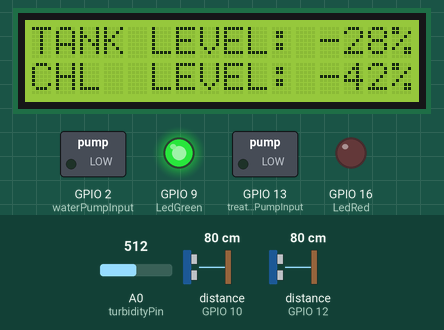
This sketch was run on a simulated ESP8266 (NodeMCU). Parts: 16×2 character LCD, switched loads named in the sketch (green lamp = pin HIGH), output pins drawn as LEDs (lit = HIGH). The inputs (shaded band) are chosen by the test bench; at power-on: distance to the obstacle (sensors on GPIO 10, GPIO 12) 80 cm, A0 (turbidityPin) = 512. The echo pulse lasts 58.3 µs per cm; WiFi joins after 1.5 s; servers stay silent unless stated; uploads are accepted with an empty reply; what the sketch prints to the serial monitor is not drawn.

Above: at 3.0 s.
3.1 s: distance to the obstacle (sensor on GPIO 10) set to 9 cm
At 3.7 s:
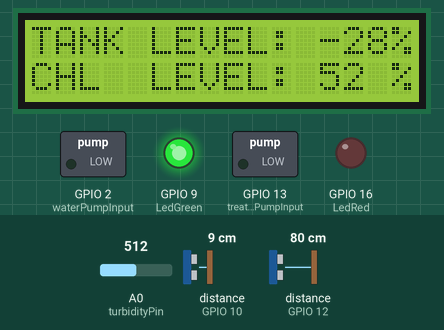
6.1 s: distance to the obstacle (sensor on GPIO 10) set to 6 cm
At 7.6 s:
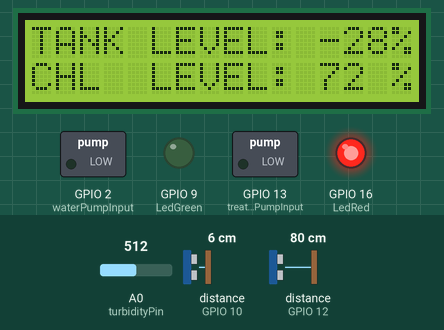
8.0 s: distance to the obstacle (sensor on GPIO 12) set to 2 cm
At 9.4 s:
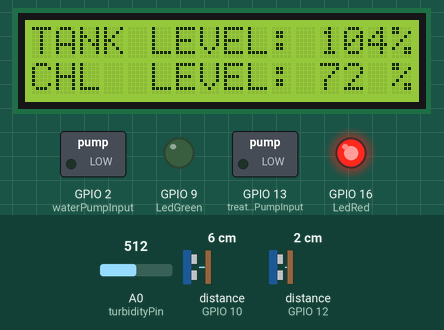
9.7 s: distance to the obstacle (sensor on GPIO 12) set to 4 cm
At 10.5 s:
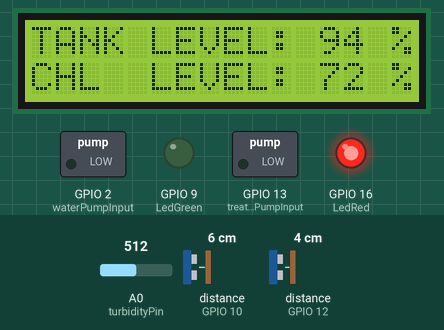
11.3 s: distance to the obstacle (sensor on GPIO 10) set to 2 cm
At 12.7 s:
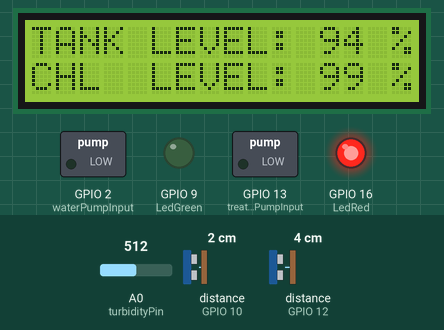
13.0 s: distance to the obstacle (sensor on GPIO 12) set to 9 cm
At 13.8 s:
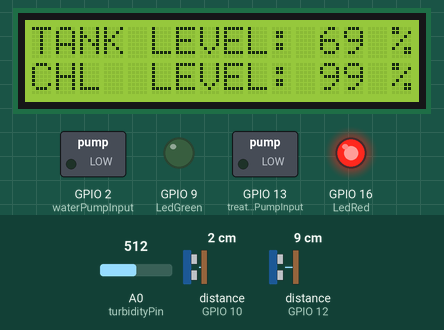
Timing chart, 0 to 15.6 s (numbered marks = the images above; inputs shaded):
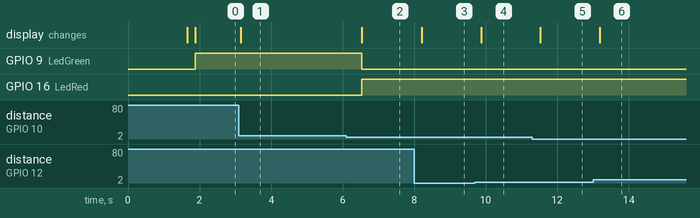

The sketch:

WaterMonitoringSystem.ino
```cpp
// Import the required libraries
#include <LiquidCrystal_I2C.h>
#include <ESP8266WiFi.h>
#include <ArduinoJson.h>
#include <HttpClient.h>
#include <NewPing.h>

// Define the WiFi credentials
const char *ssid = "Yasir's iPhone";
const char *password = "password@";

// Define the IP address and port of the server
const char *serverAddress = "172.16.0.103";
int serverPort = 3000;

// Define User credentials
const String email = "yasir@gmail.com";
const String userPassword = "123456";

// Define the pins used for the water and chlorine level sensors, pumps, and LEDs
const int waterTrigPin = 14;
const int waterEchoPin = 12;
const int chlorineTrigPin = 15;
const int chlorineEchoPin = 10;
int waterPumpInput = 2;
int treatmentPumpInput = 13;
int LedRed = 16;
int LedGreen = 9;
const int turbidityPin = A0;

// Define some global variables used for timing
unsigned long startMillis;
unsigned long currentMillis;
const unsigned long period = 1000 * 60 * 2; // 120 seconds

// Define some variables used to store data
long tankDuration;
long chlorineDuration;
long waterLevelPercentage;
long chlorineLevelPercentage;
int tankLevel;
int chlorineLevel;
float turbidity;
String token;

// Define the HTTP client object and the WiFi client object
WiFiClient client;
HttpClient httpClient = HttpClient(client, serverAddress, serverPort);

// Define the LCD object
LiquidCrystal_I2C lcd(0x27, 16, 2);

// Define the NewPing objects for the water and chlorine sensors
NewPing waterSensor(waterTrigPin, waterEchoPin);
NewPing chlorineSensor(chlorineTrigPin, chlorineEchoPin);

void setup()
{
  Serial.begin(115200);
  WiFi.begin(ssid, password);
  Serial.println("Connecting");
  while (WiFi.status() != WL_CONNECTED)
  {
    delay(500);
    Serial.print(".");
  }
  Serial.println("");
  Serial.print("Connected to WiFi network with IP Address: ");
  Serial.println(WiFi.localIP());

  lcd.begin(16, 2);
  lcd.init();
  lcd.backlight();
  lcd.setCursor(0, 0);

  lcd.print("TANK LEVEL: ");

  lcd.setCursor(0, 1);
  lcd.print("CHL  LEVEL: ");

  pinMode(waterPumpInput, OUTPUT);
  pinMode(treatmentPumpInput, OUTPUT);
  pinMode(waterTrigPin, OUTPUT);
  pinMode(waterEchoPin, INPUT);
  pinMode(chlorineTrigPin, OUTPUT);
  pinMode(chlorineEchoPin, INPUT);
  pinMode(LedRed, OUTPUT);
  pinMode(LedGreen, OUTPUT);
  pinMode(turbidityPin, INPUT);

  token = login();
  startMillis = millis();
}

void loop()
{

  currentMillis = millis(); // get the current "time" (actually the number of milliseconds since the program started)

  tankLevel = waterSensor.ping_cm();

  chlorineLevel = chlorineSensor.ping_cm();

  waterLevelPercentage = map(tankLevel, 23, 3, 0, 100);

  chlorineLevelPercentage = map(chlorineLevel, 17, 2, 0, 100);

  turbidity = analogRead(turbidityPin);
  turbidity = map(turbidityPin, 0, 640, 100, 0);

  Serial.print("Turbidity : ");
  Serial.println(turbidity);

  // Prints the tankLevel on the Serial Monitor
  Serial.print("Tank : ");
  Serial.println(tankLevel);

  lcd.setCursor(14, 0);
  lcd.print(" ");
  lcd.setCursor(12, 0);
  lcd.print(waterLevelPercentage);
  lcd.setCursor(15, 0);
  lcd.print("%");

  lcd.setCursor(14, 1);
  lcd.print(" ");
  lcd.setCursor(12, 1);
  lcd.print(chlorineLevelPercentage);
  lcd.setCursor(15, 1);
  lcd.print("%");

  Serial.print("CHL : ");
  Serial.println(chlorineLevel);

  if (chlorineLevel < 8)
  {
    digitalWrite(LedRed, HIGH);
    digitalWrite(LedGreen, LOW);
  }
  else
  {
    digitalWrite(LedGreen, HIGH);
    digitalWrite(LedRed, LOW);
  }

  toggleTreatmentPump();
  toggleWaterPump();

  Serial.println("Tank Level: " + String(waterLevelPercentage));
  Serial.println("CHL Level: " + String(chlorineLevelPercentage));

  // Send data to the server every 2 minutes
  if (currentMillis - startMillis >= period)
  {
    sendData();
    startMillis = currentMillis;
  }
}

/// @brief Login to the server and get the token
/// @return The token
/// @info The token is used to authenticate the user for subsequent requests
String login()
{
  // Create a JSON object to hold the login credentials
  const size_t capacity = JSON_OBJECT_SIZE(2);
  DynamicJsonBuffer jsonBuffer(capacity);
  JsonObject &root = jsonBuffer.createObject();
  root["email"] = email;
  root["password"] = userPassword;

  // Serialize the JSON object to a String
  String requestBody;
  root.printTo(requestBody);

  // Send a POST request to the login endpoint with the JSON data in the body
  httpClient.beginRequest();
  httpClient.post("/api/v1/auth/login", "application/json", requestBody);
  httpClient.endRequest();

  int statusCode = httpClient.responseStatusCode();
  String responseBody = httpClient.responseBody();

  // check the status code
  if (statusCode != 200)
  {
    Serial.println("Error logging in");
    return "";
  }

  // Parse the response JSON to get the token
  const size_t capacity1 = JSON_OBJECT_SIZE(3) + JSON_OBJECT_SIZE(2) + 2 * JSON_OBJECT_SIZE(1) + 200;
  DynamicJsonBuffer jsonBuffer1(capacity1);
  JsonObject &root1 = jsonBuffer1.parseObject(responseBody);
  Serial.println("Logged in successfully");

  return root1["data"]["token"];
}

/// @brief Send the data to the server
/// @param void
/// @info The data should be a JSON object
void sendData()
{
  // Create a JSON object to hold the data
  const size_t capacity = JSON_OBJECT_SIZE(5);
  DynamicJsonBuffer jsonBuffer(capacity);
  JsonObject &root = jsonBuffer.createObject();

  root["chlorineLevel"] = chlorineLevelPercentage;
  root["ph"] = 7.5;
  root["turbidity"] = turbidity;
  root["waterLevel"] = waterLevelPercentage;
  root["token"] = token;

  String requestBody;
  root.printTo(requestBody);
  httpClient.post("/api/v1/stats/new", "application/json", requestBody); //
  httpClient.endRequest();
  int statusCode = httpClient.responseStatusCode();
  String responseBody = httpClient.responseBody();

  if (statusCode == 201)
  {
    Serial.println("Data sent successfully");
  }
  else
  {
    Serial.println("Error sending data");
  }
}

/// @brief This function toggle the water pump
/// @param void
/// @return void
/// @note This function is called in the loop function
void toggleWaterPump()
{
  // We are getting the status of the water pump from the server to toggle the relay
  httpClient.beginRequest();
  httpClient.get("/api/v1/pumps/waterStatus"); // get the status of the water pump
  httpClient.sendHeader("x-token", token);     // add the token to the header
  httpClient.endRequest();

  int statusCode = httpClient.responseStatusCode();
  String responseBody = httpClient.responseBody();

  size_t tokenCapacity = JSON_OBJECT_SIZE(3);
  DynamicJsonBuffer tokenJsonBuffer(tokenCapacity);
  JsonObject &tokenRoot = tokenJsonBuffer.parseObject(responseBody);
  bool status = tokenRoot["data"].as<bool>();

  if (status)
  {
    digitalWrite(waterPumpInput, HIGH); // turn on the water pump
  }
  else
  {
    digitalWrite(waterPumpInput, LOW); // turn off the water pump
  }
}

/// @brief This function toggle the treatment pump
/// @param void
/// @return void
/// @note This function is called in the loop function
void toggleTreatmentPump()
{

  httpClient.beginRequest();
  httpClient.get("/api/v1/pumps/treatmentStatus"); // get the status of the treatment pump
  httpClient.sendHeader("x-token", token);         // add the token to the header
  httpClient.endRequest();

  int statusCode = httpClient.responseStatusCode();
  String responseBody = httpClient.responseBody();

  // Parse the response JSON to get the token
  size_t tokenCapacity = JSON_OBJECT_SIZE(3);
  DynamicJsonBuffer tokenJsonBuffer(tokenCapacity);
  JsonObject &tokenRoot = tokenJsonBuffer.parseObject(responseBody);
  bool status = tokenRoot["data"].as<bool>();

  if (status)
  {
    digitalWrite(treatmentPumpInput, HIGH); // turn on the treatment pump
  }
  else
  {
    digitalWrite(treatmentPumpInput, LOW); // turn off the treatment pump
  }
}
```

Measured:
- the behaviour switches between 8 and 7 cm on distance to the obstacle (sensor on GPIO 10) (found by bisection; images 1 and 2)
- after the input at 3.1 s, the display: changes after 0.06 s (image 1)
- after the input at 6.1 s, GPIO 9 (LedGreen): HIGH → LOW after 0.43 s; GPIO 16 (LedRed): LOW → HIGH after 0.43 s; the display: changes after 0.43 s (image 2)
- after the input at 8.0 s, the display: changes after 0.21 s (image 3)
- after the input at 9.7 s, the display: changes after 0.17 s (image 4)
- after the input at 11.3 s, the display: changes after 0.23 s (image 5)
- after the input at 13.0 s, the display: changes after 0.19 s (image 6)
